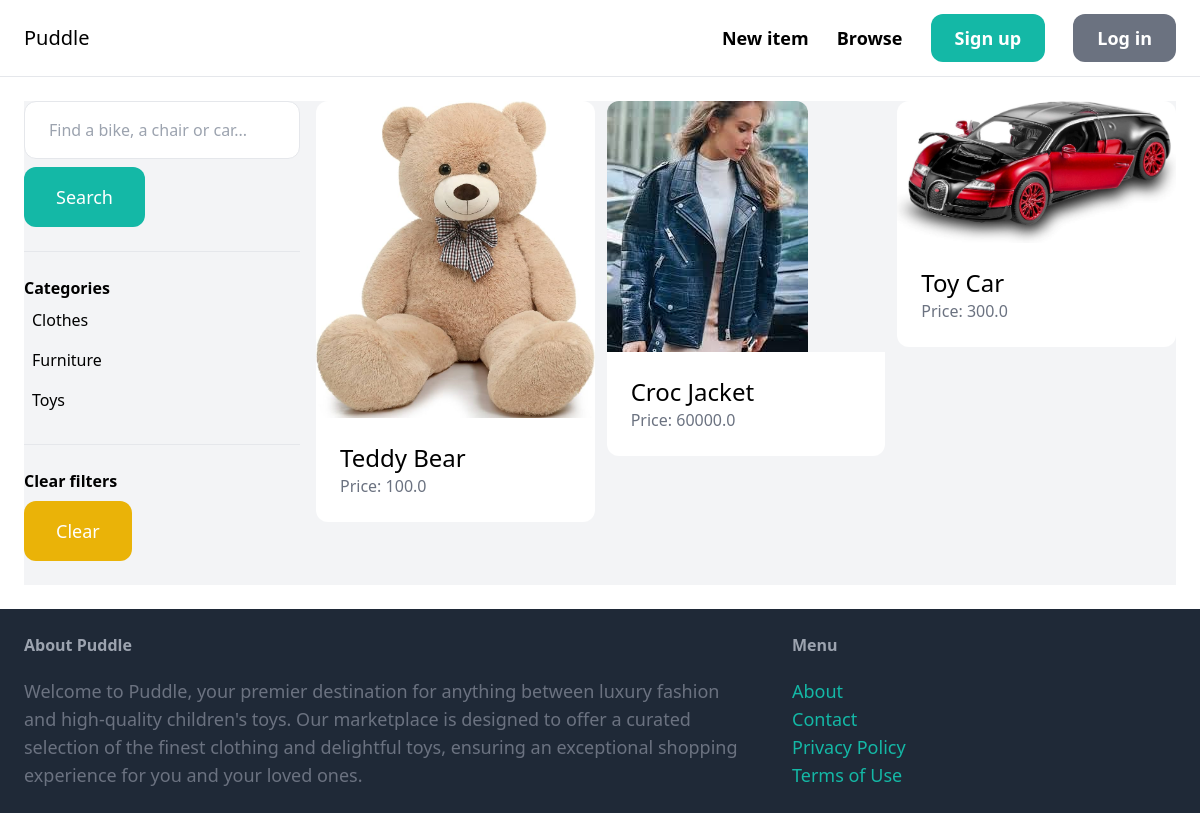
Page /items/ on the earlier database version.
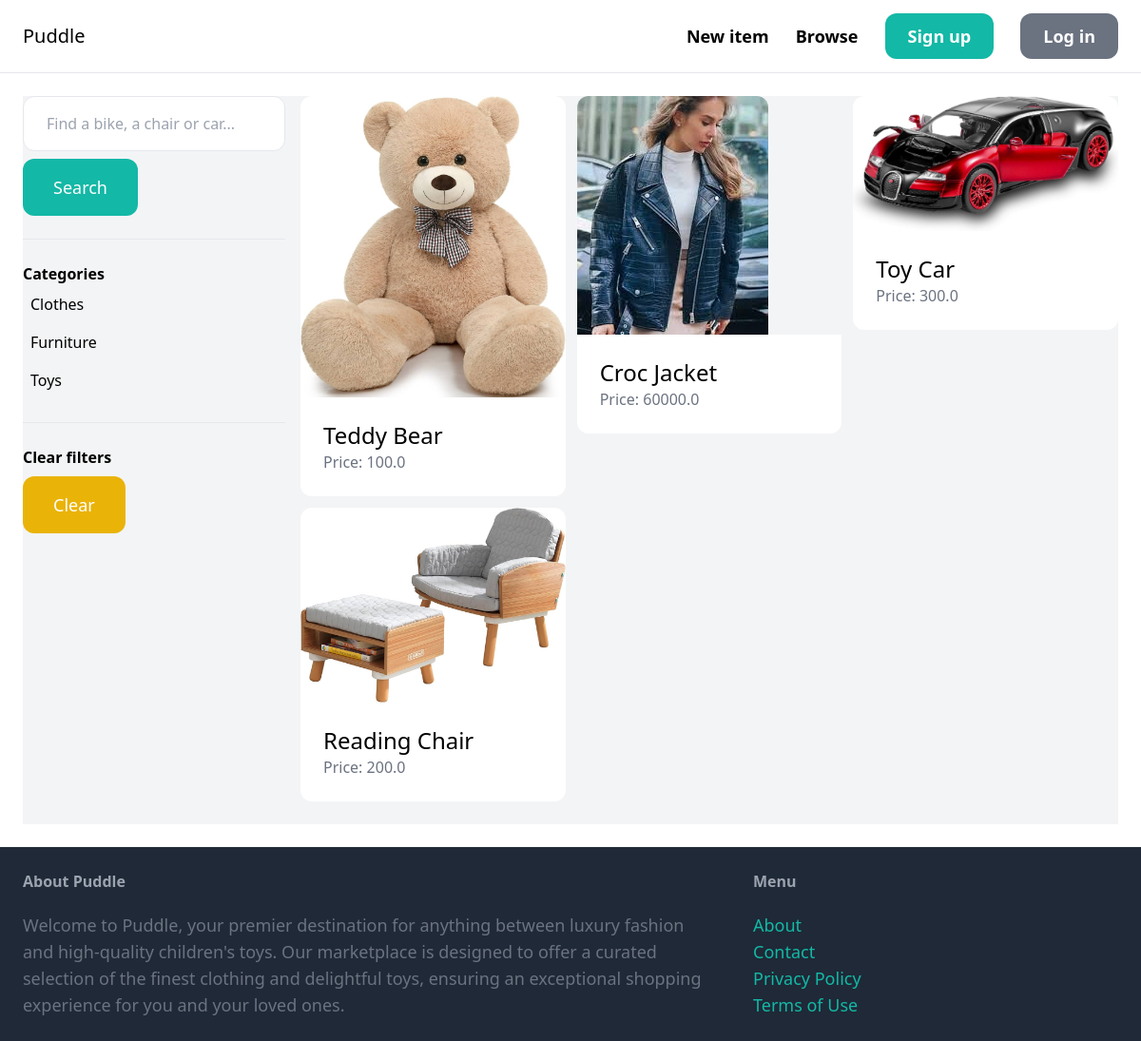
Same page on the later database version.
### item/models.py (models this page shows, shortened)
class Category(models.Model):
    name = models.CharField(max_length=255)
    class Meta:
        ordering = ('name',)
        verbose_name_plural = 'Categories'

class Item(models.Model):
    category = models.ForeignKey(Category, related_name='items', on_delete=models.CASCADE)
    name = models.CharField(max_length=255)
    description = models.TextField(blank=True, null=True)
    price = models.FloatField()
    image = models.ImageField(upload_to='item_images', blank=True, null=True)
    is_sold = models.BooleanField(default=True)
    created_by = models.ForeignKey(User, related_name='items', on_delete=models.CASCADE)
    created_at = models.DateTimeField(auto_now_add=True)

### item/views.py (the view)
# urls.py: path('',views.items, name='items'),
def items(request):
    query = request.GET.get('query', '')
    category_id = request.GET.get('category', 0)
    categories = Category.objects.all()
    items = Item.objects.filter(is_sold=False)
    if category_id:
        items = items.filter(category_id=category_id)
    if query:
        items = items.filter(Q(name__icontains=query) | Q(description__icontains=query))
    return render(request, 'item/items.html', {
        'items': items,
        'query': query,
        'categories': categories,
        'category_id': int(category_id),
    })

### item/templates/item/items.html (shortened to what this page needs)
{% extends 'core/base.html' %}
{% block content %}
    <div class="pb-6 grid grid-cols-4 gap-4 bg-gray-100">
        <div class="col-span-1">
            <form method="get" action="{% url 'item:items' %}">
                <input name="query" class="w-full py-4 px-6 border rounded-xl" type="text" value="{{ query }}" placeholder="Find a bike, a chair or car...">
                <button class="mt-2 py-4 px-8 text-lg bg-teal-500 text-white rounded-xl">Search</button>
            </form>
            <hr class="my-6">
            <p class="font-semibold">Categories</p>
            <ul>
                {% for category in categories %}
                    <li class="py-2 px-2 rounded-xl{% if category.id == category_id %} bg-gray-200{% endif %}">
                        <a href="{% url 'item:items' %}?query={{ query }}&category={{ category.id }}">{{ category.name }}</a>
                    </li>
                {% endfor %}
            </ul>
            <hr class="my-6">
            <p class="font-semibold">Clear filters</p>
            <ul>
                <li><a href="{% url 'item:items' %}" class="mt-2 py-4 px-8 inline-block bg-yellow-500 text-lg rounded-xl text-white">Clear</a>
        </div>
        <div class="col-span-3">
            <div class="grid grid-cols-3 gap-3">
                {% for item in items %}
                    <div>
                        <a href="{% url 'item:detail' item.id %}">
                            <div>
                                <img src="{{ item.image.url }}" class="rounded-t-xl">
                            </div>
                            <div class="p-6 bg-white rounded-b-xl">
                                <h2 class="text-2xl">{{ item.name }}</h2>
                                <p class="text-gray-500">Price: {{ item.price }}</p>
                            </div>
                        </a>
                    </div>
                {% endfor %}
            </div>
        </div>
    </div>
{% endblock %}

Differences in the rows shown:
added Item: image (picture), name "Reading Chair", price "200.0"
